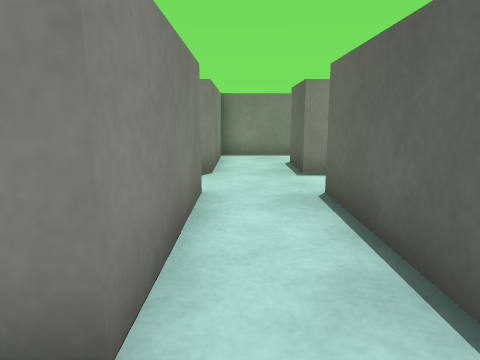
View 1 (above)

18 first-person views from a walk through a scene from a Unity 3-D project. The camera is 0.58 m above the floor, tilts 10° down and sees 70° across. The floor is counted in squares, 0.5 m on a side. Each view is taken from the middle of a square. On the plan, view 1 faces up. The plan holds only what a view shows up to about 14 squares ahead; the rest is blank. The place goes on beyond the plan. Surface patterns are stand-ins for the level's own textures.

View 2
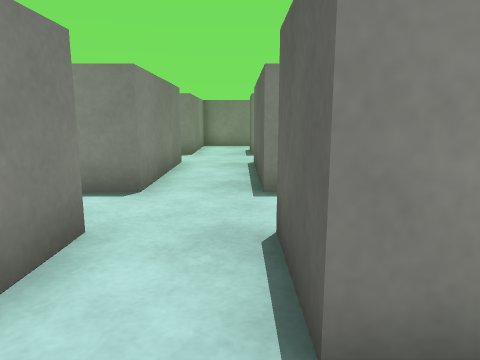

View 3
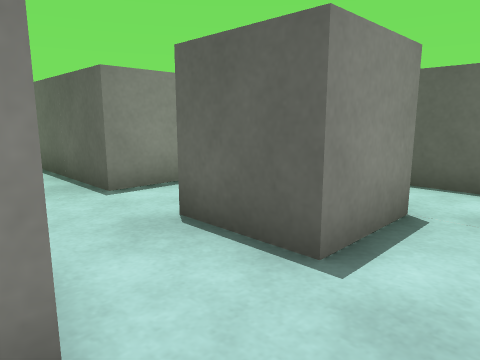

View 4
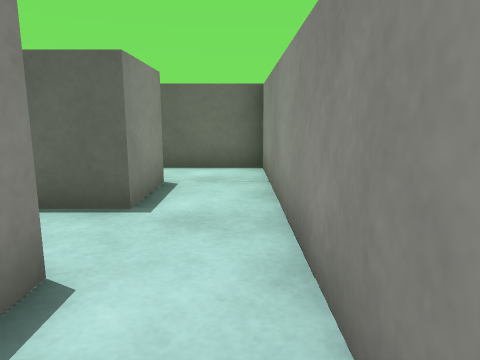

View 5
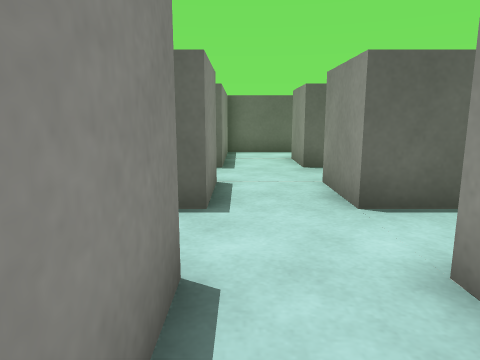

View 6
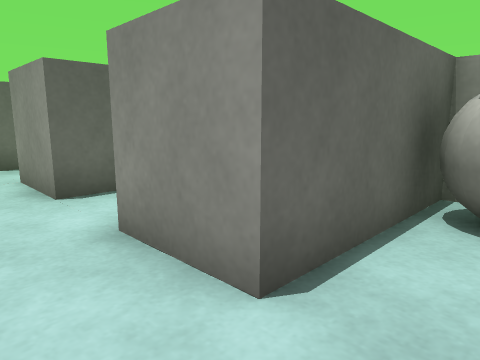

View 7
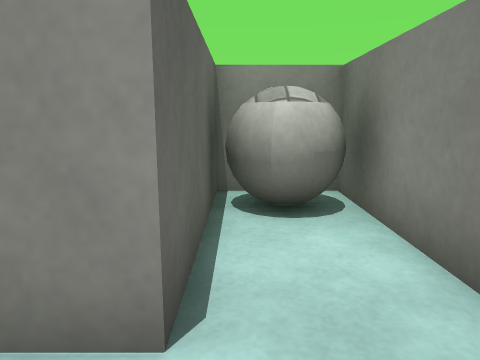

View 8
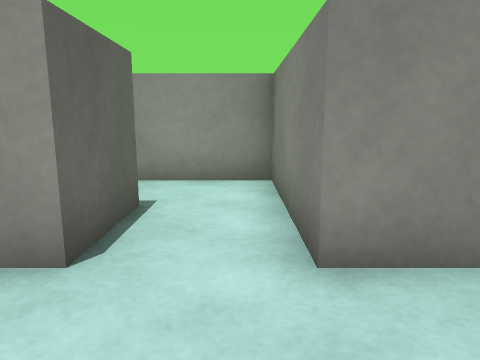

View 9
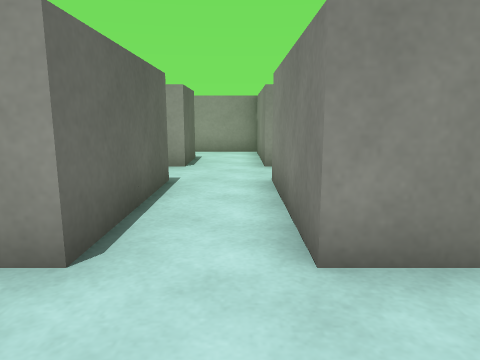

View 10
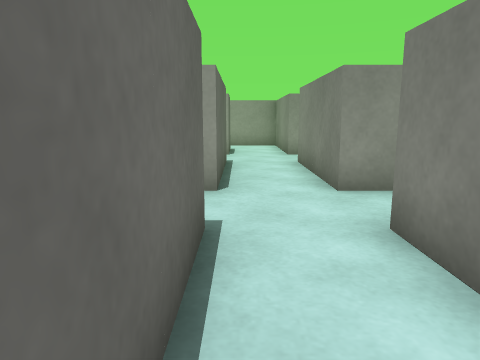

View 11
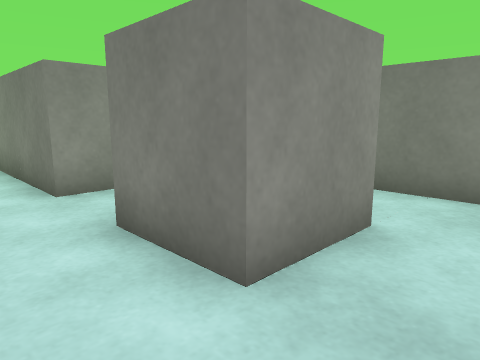

View 12
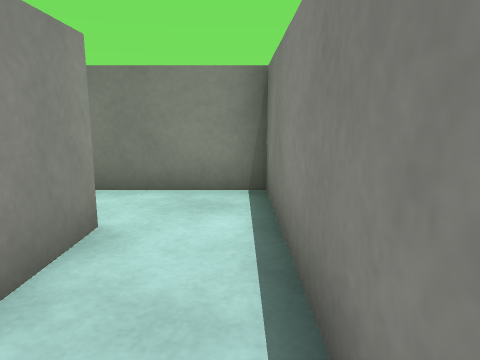

View 13
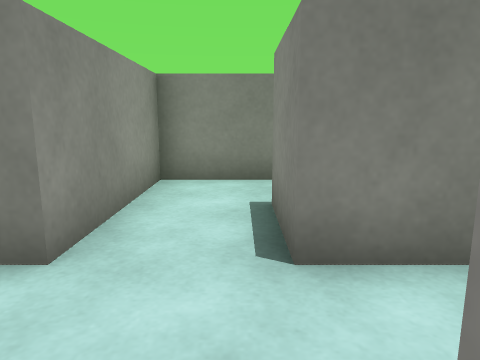

View 14
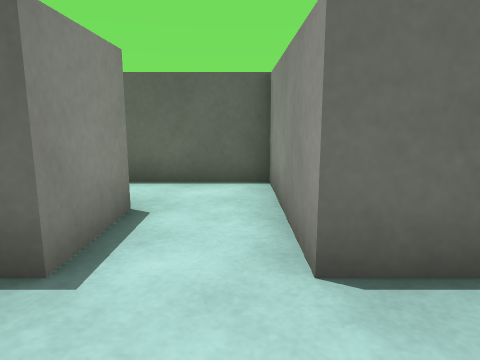

View 15
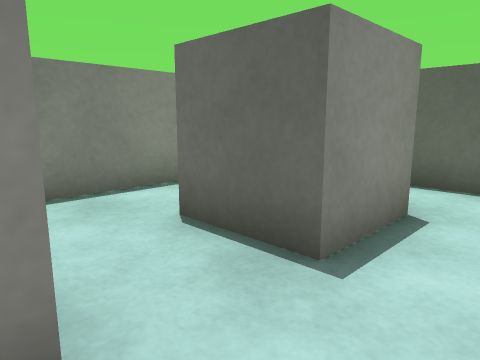

View 16
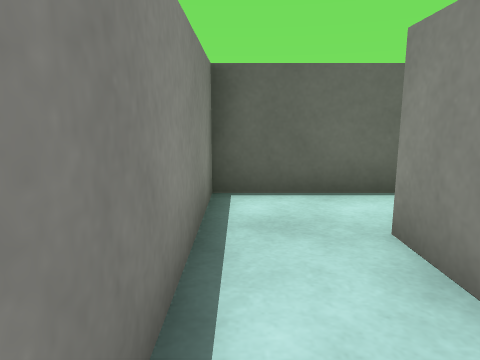

View 17
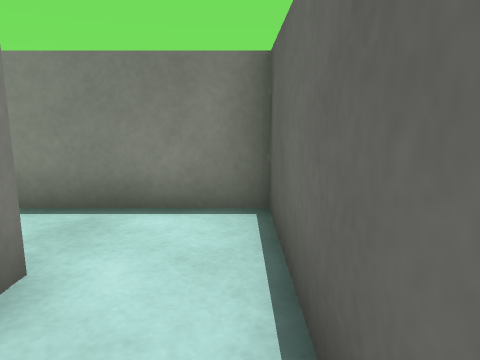

View 18
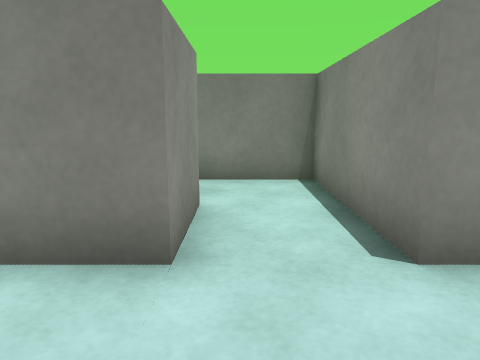

### Floor plan
Points are (right, up) in squares from view 1. A wall is a line through its corners. A room is listed if a view was taken in it or the views show most of it. See-through windows are left out.
Room 1 (views 1, 2, 3, 4, 18)
walls: (-0.5, -2.6) (-1.1, -2.6); (3.5, -2.6) (1.4, -2.6) (1.4, -0.6) (3.4, -0.6); (-2.6, -2.6) (-2.6, -0.6) (-0.6, -0.6) (-0.6, -1.9); (-0.6, 1.4) (-2.6, 1.4); (5.1, 1.4) (1.4, 1.4); (-4.6, -0.6) (-4.6, -4.6) (5.4, -4.6) (5.4, 1.5)
ways out: opening at (-3.5, 1.5) to room 3; opening at (0.5, 1.5) to room 4
Room 2 (views 5, 6, 7)
walls: (-6.6, -2.5) (-6.6, -0.6); (-6.6, 1.4) (-8.6, 1.4) (-8.6, -4.6) (-6.5, -4.6)
ways out: opening at (-5.5, 0.5) to room 3
objects: ball (-8, -4) to (-7, -3)
Room 3 (views 8, 9, 10, 11, 12, 13, 14, 15, 17)
walls: (-2.6, 7.4) (-2.6, 11.4) (-8.6, 11.4) (-8.6, 5.4) (-4.6, 5.4) (-4.6, 1.4) (-6.6, 1.4); (-6.6, 9.4) (-4.6, 9.4) (-4.6, 7.4) (-6.6, 7.4); (-0.6, 7.4) (-1, 7.4); (-2.6, 1.4) (-2.6, 5.4) (-2, 5.4); (-6.6, -0.6) (-4.6, -0.6)
ways out: opening at (-3.5, 1.5) to room 1; opening at (-5.5, 0.5) to room 2; opening at (-1.5, 6.5) to room 4
Room 4 (view 16)
walls: (3.5, 7.4) (1.4, 7.4) (1.4, 9.5); (2, 9.4) (3.5, 9.4); (-0.6, 5.5) (-0.6, 1.4); (1.4, 1.4) (1.4, 5.4) (5.4, 5.4) (5.4, 11.4) (-0.6, 11.4) (-0.6, 7.4)
ways out: opening at (0.5, 1.5) to room 1; opening at (-1.5, 6.5) to room 3

Where each view was taken, in squares from view 1:
view 1: 0 up, 0 right, facing up
view 2: 4 down, 1 right, facing up
view 3: 4 down, 1 left, facing up-right
view 4: 4 down, 3 left, facing right
view 5: 1 up, 7 left, facing right
view 6: 1 up, 8 left, facing down-right
view 7: 1 up, 7 left, facing down
view 8: 2 up, 4 left, facing down
view 9: 8 up, 4 left, facing down
view 10: 11 up, 3 left, facing down
view 11: 11 up, 3 left, facing down-left
view 12: 11 up, 3 left, facing left
view 13: 7 up, 2 left, facing left
view 14: 6 up, 1 left, facing right
view 15: 6 up, 1 left, facing up-right
view 16: 11 up, 0 right, facing right
view 17: 7 up, 3 left, facing up
view 18: 0 up, 2 left, facing left
